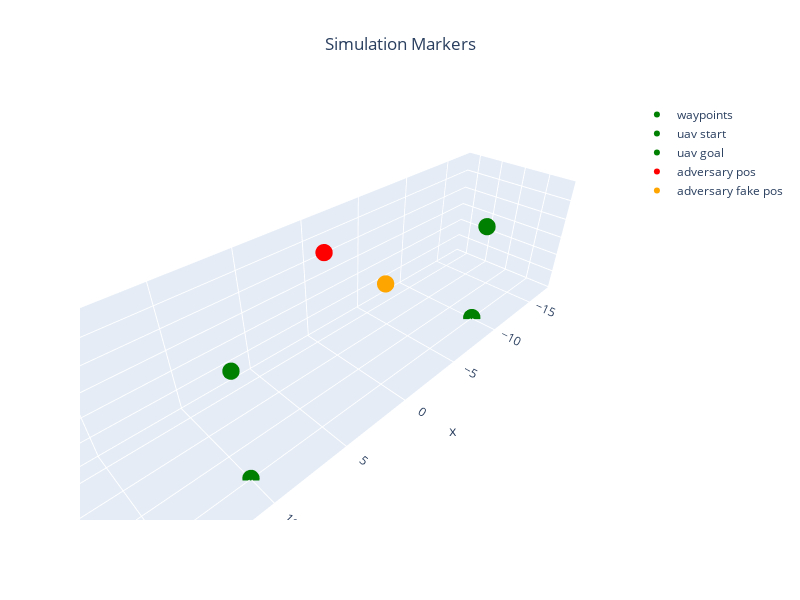

Notebook code cell kept with this figure:
### Markdown cell above
## Create Plans

### Code cell
offsets = [(-10, 0, 0, 0),(0, -5, 0, 0)]#
n_uavs = len(offsets)


homes=np.array([offset[:3] for offset in offsets])

gcs=GCS(positions=homes.copy())
global_paths=[np.array([[-10, 0, 5],[10, 0, 5]]),
              np.array([[0, -5, 5]])]

local_paths=[global2local(path, home,pairwise=True) for path,home in zip(global_paths,homes)]


radar_radius=10
avoidance_radius =5


## Remote ID attack
fake_posistion=np.array([[0,0,5]])
markers = {f'waypoints': {'pos':global_paths[0],'color':'blue'},
       f'real pos': {'pos':global_paths[1],'color':'red','radius':0.1},
       f'fake_pos': {'pos':fake_posistion,'color':'orange','radius':0.1},
       f'avoid zone': {'pos':fake_posistion,'color':'red','radius':avoidance_radius,'alpha': 0.85},
       f'radar zone': {'pos':global_paths[1],'color':'orange','radius':radar_radius,'alpha': 0.9}}


# # Normal behavior
# markers = {f'waypoints': {'pos':global_paths[0],'color':'green'},
#        f'real pos': {'pos':global_paths[1],'color':'red','radius':0.1},
#        f'avoid zone': {'pos':global_paths[1],'color':'orange','radius':avoidance_radius,'alpha': 0.84},
#        f'radar zone': {'pos':global_paths[1],'color':'orange','radius':radar_radius,'alpha': 0.9}}





plans=[Plan.basic(wps=local_paths[0],alt=5,wp_margin=1,navegation_speed=1.5),
       Plan.hover(wps=local_paths[1],alt=5,wp_margin=1,navegation_speed=5,verbose=1)]
print(plans)


markers_plot = {f'waypoints': {'pos':global_paths[0],'color':'green'},
                f'uav start': {'pos':np.array([[-10, 0, 0]]),'color':'green'},
                'uav goal': {'pos':np.array([[10, 0, 0]]),'color':'green'},
              f'adversary pos': {'pos':global_paths[1],'color':'red','radius':0.1},
              f'adversary fake pos': {'pos':fake_posistion,'color':'orange','radius':0.1}
              }


plot_3d_interactive(markers_plot,title='Simulation Markers',expand=[0.4,0.4,0.2],ground=-0.05)
fake_posistion=fake_posistion[0]

if simulator == 'QGroundControl':
    home_position=(-35.3633245,149.1652241,0,0)
    spawns=find_spawns(home_position, offsets)

### Figure 1 — Plotly figure (JSON) as saved in the notebook; plotly's stock layout.template omitted (floating-point values rounded to 4 significant figures)
{"data": [{"marker": {"color": "green", "size": 6}, "mode": "markers", "name": "waypoints", "type": "scatter3d", "x": [-10, 10], "y": [0, 0], "z": [5, 5]}, {"marker": {"color": "green", "size": 6}, "mode": "markers", "name": "uav start", "type": "scatter3d", "x": [-10], "y": [0], "z": [0]}, {"marker": {"color": "green", "size": 6}, "mode": "markers", "name": "uav goal", "type": "scatter3d", "x": [10], "y": [0], "z": [0]}, {"marker": {"color": "red", "size": 6}, "mode": "markers", "name": "adversary pos", "type": "scatter3d", "x": [0], "y": [-5], "z": [5]}, {"marker": {"color": "orange", "size": 6}, "mode": "markers", "name": "adversary fake pos", "type": "scatter3d", "x": [0], "y": [0], "z": [5]}], "layout": {"height": 600, "scene": {"xaxis": {"range": [-18, 18], "title": {"text": "x"}}, "yaxis": {"range": [-7, 2], "title": {"text": "y"}}, "zaxis": {"range": [-0.05, 6], "title": {"text": "z"}}}, "title": {"text": "Simulation Markers", "x": 0.5, "xanchor": "center"}, "width": 800}}
